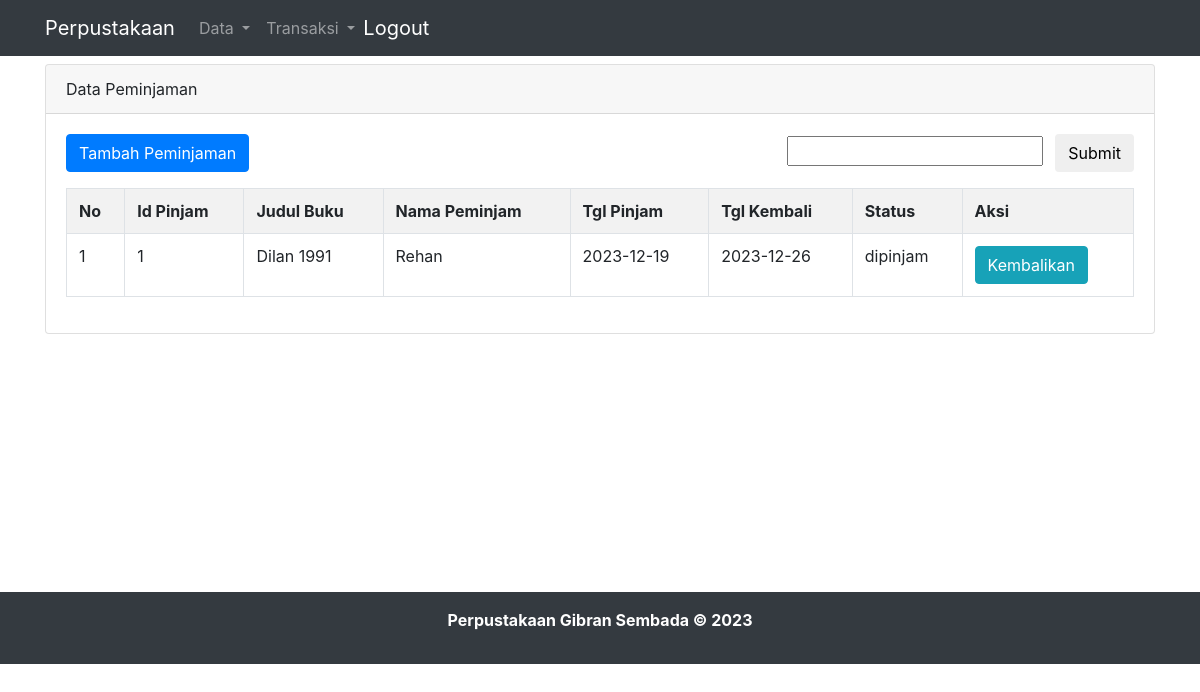
Screenshot of /peminjaman.php (signed in) with the database file from the repository.
### tables this page shows
CREATE TABLE `peminjaman` (
  `pinjam_id` int NOT NULL AUTO_INCREMENT,
  `buku_id` int NOT NULL,
  `anggota_id` int NOT NULL,
  `tanggal_peminjaman` date NOT NULL,
  `tanggal_kembali` date NOT NULL,
  `status` enum('dipinjam','kembali') NOT NULL,
  PRIMARY KEY (`pinjam_id`),
  KEY `buku_id` (`buku_id`),
  KEY `anggota_id` (`anggota_id`),
  CONSTRAINT `peminjaman_ibfk_1` FOREIGN KEY (`buku_id`) REFERENCES `buku` (`buku_id`),
  CONSTRAINT `peminjaman_ibfk_2` FOREIGN KEY (`anggota_id`) REFERENCES `anggota` (`anggota_id`)
);

CREATE TABLE `buku` (
  `buku_id` int NOT NULL AUTO_INCREMENT,
  `judul` varchar(100) NOT NULL,
  `pengarang` varchar(100) NOT NULL,
  `penerbit` varchar(100) NOT NULL,
  `tahun_terbit` int NOT NULL,
  `sinopsis` text NOT NULL,
  `kategori_id` int NOT NULL,
  PRIMARY KEY (`buku_id`),
  KEY `kategori_id` (`kategori_id`),
  CONSTRAINT `buku_ibfk_1` FOREIGN KEY (`kategori_id`) REFERENCES `kategori` (`kategori_id`)
);

CREATE TABLE `anggota` (
  `anggota_id` int NOT NULL AUTO_INCREMENT,
  `nama` varchar(100) NOT NULL,
  `alamat` varchar(100) NOT NULL,
  `email` varchar(100) NOT NULL,
  `telepon` varchar(20) NOT NULL,
  PRIMARY KEY (`anggota_id`)
);

### peminjaman.php (the view, shortened to what this page needs)
<?php
include "header.php";
?>
<div class="container">
  <div class="row">
    <div class="col-lg-12 mt-2" style=min-height:480px;">
      <div class="card">
        <div class="card-header">
          Data Peminjaman
        </div>
        <div class="card-body">
          <div class="row">
            <div class="col">
              <a href="tambah_pinjam.php" class="btn btn-primary">Tambah Peminjaman</a>
            </div>
            <div class="col">
              <from action="" class="from-inline float-right">
                <input type="text" class="from-control">
                <input type="submit" class="btn btn-primar ml-2">
              </from>
            </div>
          </div>
          <div class="row mt-3">
            <div class="col">
              <?php
              include 'koneksi.php';
              $sql = "SELECT p.pinjam_id, b.judul AS judul_buku, a.nama AS nama_anggota, p.tanggal_peminjaman, p.tanggal_kembali, p.status
              FROM peminjaman p
              INNER JOIN buku b ON p.buku_id = b.buku_id
              INNER JOIN anggota a ON p.anggota_id = a.anggota_id";
              $result = $mysqli->query($sql);
              $no = 1;
              if ($result->num_rows > 0) {
                echo "<table class='table table-bordered table-striped'>";
                echo "<tr>
                      <th>No</th>
                      <th>Id Pinjam</th>
                      <th>Judul Buku</th>
                      <th>Nama Peminjam</th>
                      <th>Tgl Pinjam</th>
                      <th>Tgl Kembali</th>
                      <th>Status</th>
                      <th>Aksi</th>
                      </tr>";
                while ($row = $result->fetch_assoc()) {
                  echo "<tr>";
                  echo "<td>" . $no++ . "</td>";
                  echo "<td>" . $row["pinjam_id"] . "</td>";
                  echo "<td>" . $row["judul_buku"] . "</td>";
                  echo "<td>" . $row["nama_anggota"] . "</td>";
                  echo "<td>" . $row["tanggal_peminjaman"] . "</td>";
                  echo "<td>" . $row["tanggal_kembali"] . "</td>";
                  echo "<td>" . $row["status"] . "</td>";
                  echo "<td><a href='kembali.php' class='btn btn-info kembalikan-btn' data-pinjamid='" . $row["pinjam_id"] . "'>Kembalikan</a></td>";
                  echo "</tr>";
                }
                echo "</table>";
              } else {
                echo "Tidak ada data Peminjaman.";
              }
              ?>
            </div>
          </div>
        </div>
      </div>
    </div>
  </div>
</div>
<?php
include "footer.php";
?>

### rows the page displays
peminjaman: pinjam_id "1", buku.judul "Dilan 1991", anggota.nama "Rehan", tanggal_peminjaman "2023-12-19", tanggal_kembali "2023-12-26", status "dipinjam"
